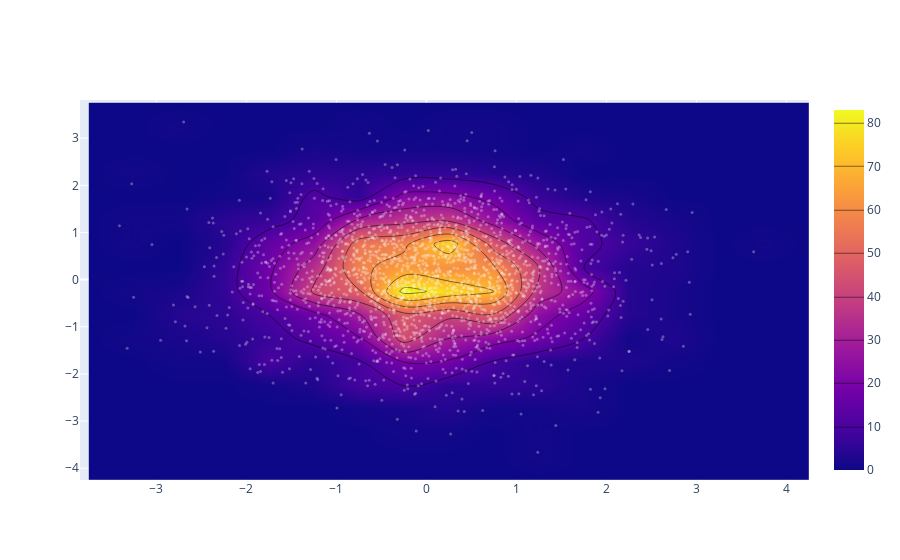

The cell this chart's notebook holds for it:
### Code cell
#import plotly.plotly as py
# import chart_studio.plotly as py
import plotly.graph_objs as go
import numpy as np

x = np.random.randn(2000)
y = np.random.randn(2000)

iplot([go.Histogram2dContour(x=x, y=y, contours=dict(coloring='heatmap')),
      go.Scatter(x=x, y=y, mode='markers', marker=dict(color='white', size=3, opacity=0.3))], show_link=False)

### Figure 1 — Plotly figure (JSON) as saved in the notebook; plotly's stock layout.template omitted (floating-point values rounded to 4 significant figures; data arrays with more than 128 entries replaced by an {"elided": "..."} marker saying what was removed)
{"data": [{"contours": {"coloring": "heatmap"}, "x": {"elided": "2000 float values"}, "y": {"elided": "2000 float values"}, "type": "histogram2dcontour"}, {"marker": {"color": "white", "opacity": 0.3, "size": 3}, "mode": "markers", "x": {"elided": "2000 float values"}, "y": {"elided": "2000 float values"}, "type": "scatter"}], "layout": {}}
